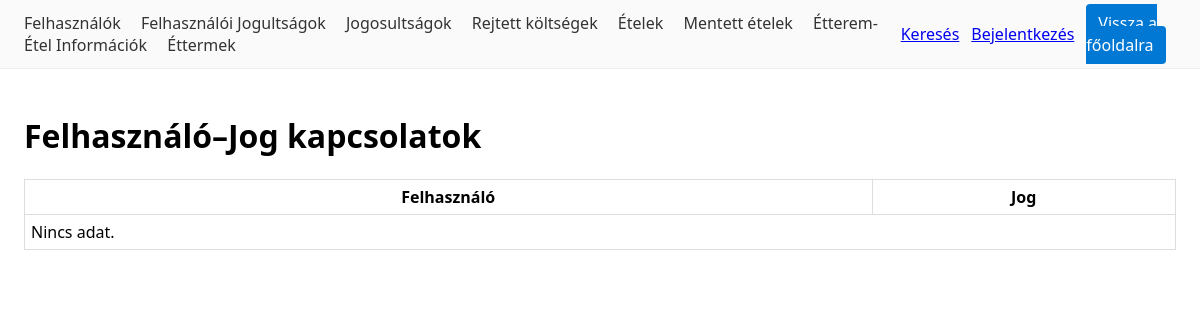
The app's page /felhjog/, older data.
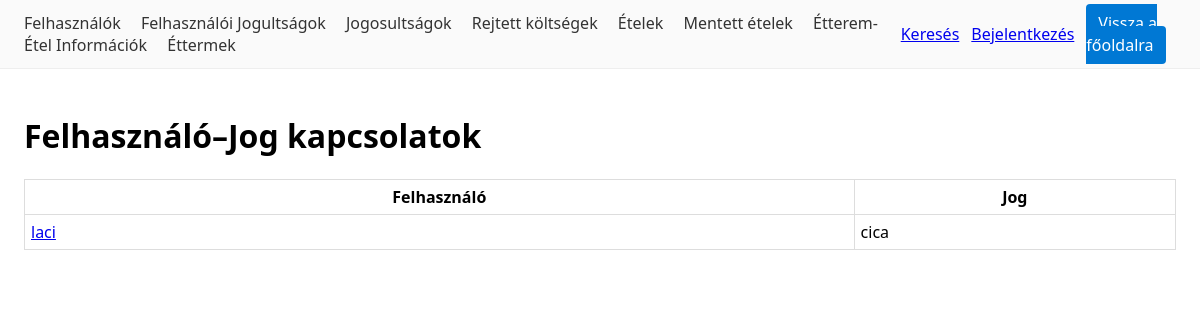
The same page, newer data.
### users/models.py (models this page shows, shortened)
class FelhJog(models.Model):
    felhasznalo = models.ForeignKey("users.Felhasznalo", on_delete=models.CASCADE, related_name="felh_jogok")
    jog = models.ForeignKey("users.Jog", on_delete=models.CASCADE, related_name="felh_jogok")
    class Meta:
        verbose_name = "Felhasználó–Jog"; verbose_name_plural = "Felhasználó–Jog kapcsolatok"
        unique_together = ("felhasznalo", "jog")

class Felhasznalo(AbstractUser):
    nev = models.CharField("Név", max_length=150, blank=True)
    kedvenc_etterem = models.ForeignKey(
        "catalog.Etterem", on_delete=models.SET_NULL,
        null=True, blank=True, related_name="kedvelok",
        verbose_name="Kedvenc étterem",
    )
    class Meta:
        verbose_name = "Felhasználó"
        verbose_name_plural = "Felhasználók"
    def __str__(self): return self.nev or self.username

class Jog(models.Model):
    nev = models.CharField("Jog megnevezése", max_length=100, unique=True)
    class Meta:
        verbose_name = "Jog"; verbose_name_plural = "Jogok"
    def __str__(self): return self.nev

### users/views.py (the view)
# urls.py: path("felhjog/", views.FelhJogListView.as_view(), name="felhjog_list"),
class FelhJogListView(ListView):
	model = FelhJog
	template_name = "users/felhjog_list.html"

### templates/users/felhjog_list.html (shortened to what this page needs)
{% extends "_base.html" %}
{% block content %}
<h1>Felhasználó–Jog kapcsolatok</h1>
<table>
  <tr><th>Felhasználó</th><th>Jog</th>{% if user.is_authenticated and user.is_staff %}<th>Műveletek</th>{% endif %}</tr>
  {% for o in object_list %}
    <tr>
      <td><a href="{% url 'users:felhjog_detail' o.pk %}">{{ o.felhasznalo }}</a></td>
      <td>{{ o.jog }}</td>
    </tr>
  {% empty %}
    <tr><td colspan="3">Nincs adat.</td></tr>
  {% endfor %}
</table>
{% endblock %}

Row changes from the older to the newer data that the page shows:
added FelhJog: felhasznalo "laci", jog "cica"
Text that changed along with them:
text no longer shown: "Nincs adat."
